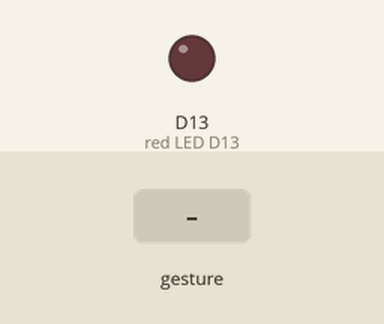
Simulated run of this program. Board: Circuit Playground running CircuitPython. On the bench: output pins drawn as LEDs (lit = HIGH). The inputs (shaded band) are chosen by the test bench. What the program prints to the serial console is not drawn.

Above: at 1.2 s.
1.3 s: gesture 'tap'
Timing chart, 0 to 4.3 s (numbered marks = the images above; inputs shaded):
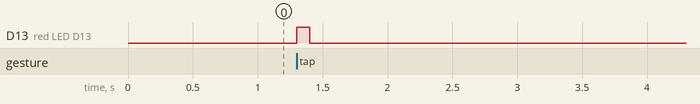

The program:

cpx_tap_red_led.py
```python
"""This example turns on the little red LED and prints to the serial console when you double-tap
the CPX!"""
import time
from adafruit_circuitplayground.express import cpx

# Change to 1 for detecting a single-tap!
cpx.detect_taps = 2

while True:
    if cpx.tapped:
        print("Tapped!")
        cpx.red_led = True
        time.sleep(0.1)
    else:
        cpx.red_led = False
```

Measured:
- after the input at 1.3 s, D13 (red LED D13): LOW → HIGH at once, → LOW 0.10 s later
